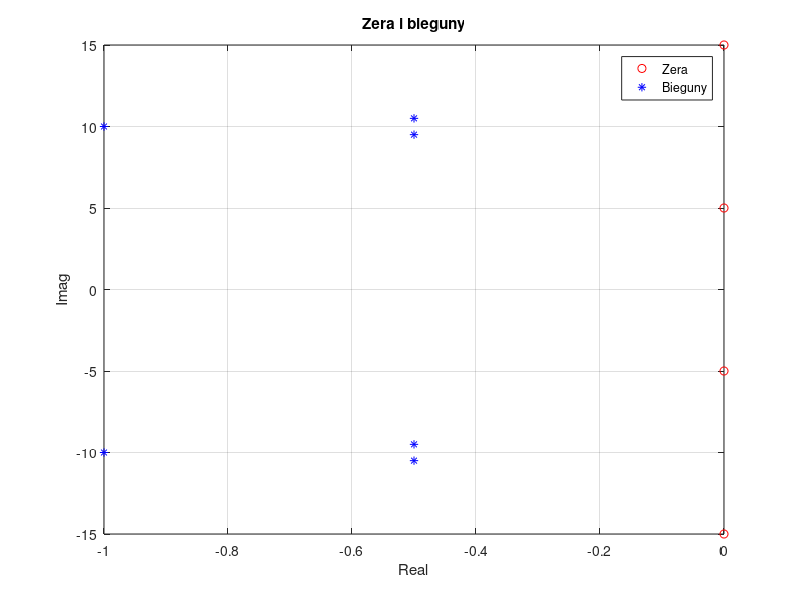
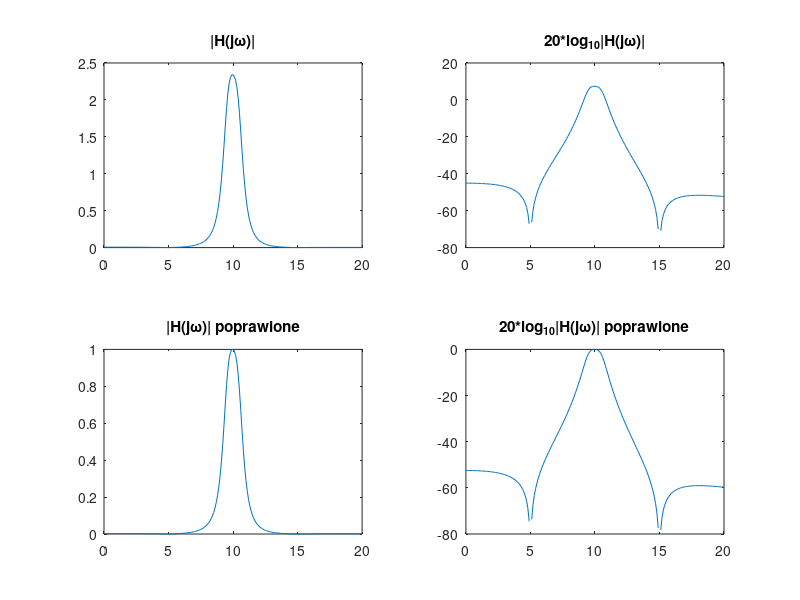
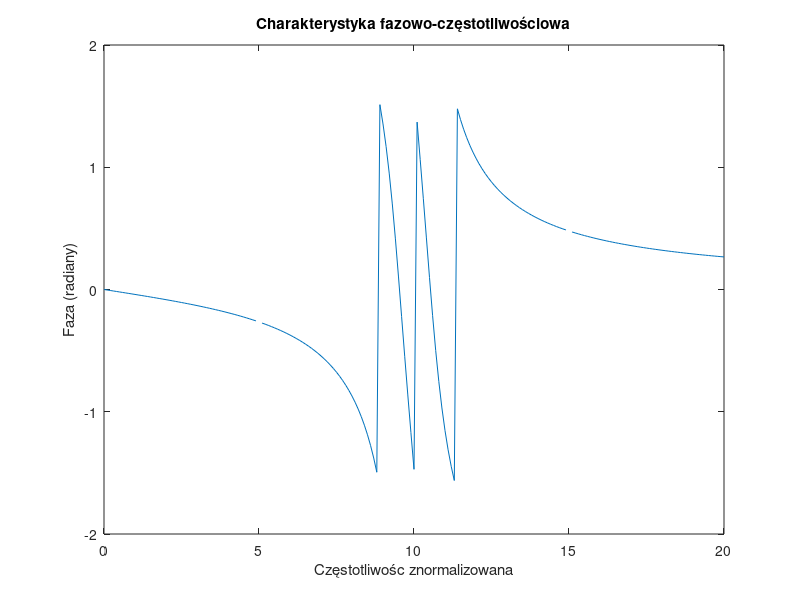
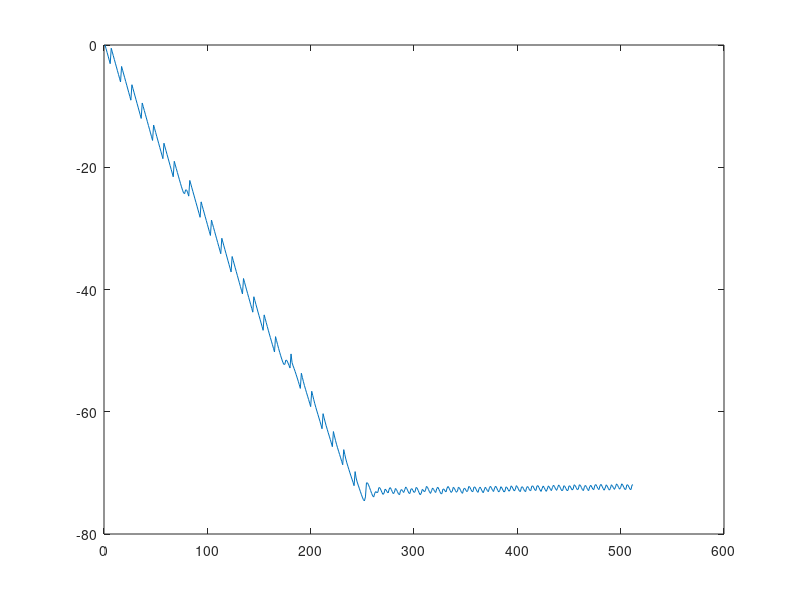

Write the MATLAB code that produced these figures, in order.
close all;
clear all;

%% Bieguny transmitancji - wzmocnienia
p(1) = -0.5 + 1i*9.5;
p(2) = -0.5 - 1i*9.5;
p(3) = -1 + 1i*10;
p(4) = -1 - 1i*10;
p(5) = -0.5 + 1i*10.5;
p(6) = -0.5 - 1i*10.5;

%% Zera transmitancji - zerowanie i tłumienie w pobliżu
z(1) = 1i*5;
z(2) = -1i*5;
z(3) = 1i*15;
z(4) = -1i*15;

%% Transformacja
M = length(z);
N = length(p);

w = 0:0.1:20; % oś x - pulsacja

bm = 1;
for k=1:M
    bm = bm .* (1i*w - z(k));
end

an = 1;
for l = 1:N
    an = an .* (1i*w - p(l));
end

%% Wykresy

% zera i bieguny na płaszczyźnie zespolonej
figure(1);
plot(real(z),imag(z),'or',real(p),imag(p),'*b');
legend('Zera','Bieguny');
xlabel('Real');
ylabel('Imag');
grid;
title('Zera i bieguny');

% ch. a-cz
H = abs(bm./an);
figure(2);
subplot(2,2,1);
plot(w,H);
title('|H(j\omega)|');

subplot(2,2,2);
Hlog = 20*log10(H);
plot(w,Hlog);
%semilogy(w,H);
title('20*log_{10}|H(j\omega)|');


hmax = max(H);
H2 = H./hmax;
Hlog2 = 20*log10(H2);

subplot(2,2,3);
plot(w,H2);
title('|H(j\omega)| poprawione');

subplot(2,2,4);
plot(w,Hlog2);
title('20*log_{10}|H(j\omega)| poprawione');

% ch. f-cz
figure(3);
H3 = bm./an;
Hphase = atan(imag(H3)./real(H3));
plot(w, Hphase) 
title('Charakterystyka fazowo-częstotliwościowa');
xlabel('Częstotliwośc znormalizowana');
ylabel('Faza (radiany)');

figure(4);
plot(phasez(H));


